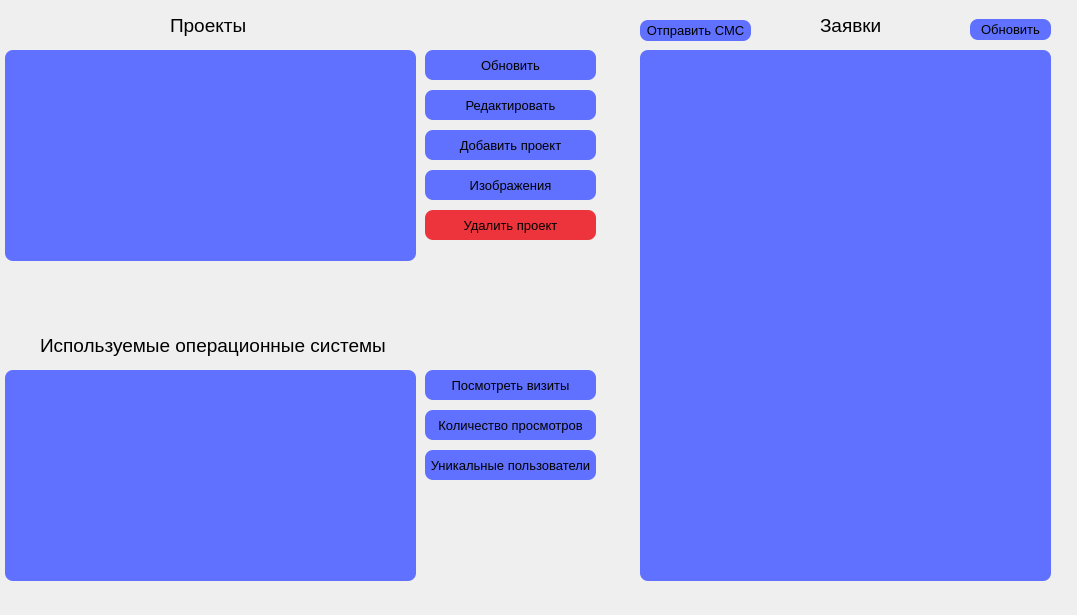
<?xml version="1.0" encoding="UTF-8"?>
<ui version="4.0">
 <class>Dialog</class>
 <widget class="QDialog" name="Dialog">
  <property name="geometry">
   <rect>
    <x>0</x>
    <y>0</y>
    <width>1077</width>
    <height>615</height>
   </rect>
  </property>
  <property name="windowTitle">
   <string>CRM</string>
  </property>
  <widget class="QLabel" name="label">
   <property name="geometry">
    <rect>
     <x>170</x>
     <y>10</y>
     <width>101</width>
     <height>31</height>
    </rect>
   </property>
   <property name="font">
    <font>
     <pointsize>14</pointsize>
    </font>
   </property>
   <property name="text">
    <string>Проекты</string>
   </property>
  </widget>
  <widget class="QPushButton" name="pushButton_3">
   <property name="geometry">
    <rect>
     <x>425</x>
     <y>90</y>
     <width>171</width>
     <height>30</height>
    </rect>
   </property>
   <property name="sizePolicy">
    <sizepolicy hsizetype="Expanding" vsizetype="Fixed">
     <horstretch>0</horstretch>
     <verstretch>0</verstretch>
    </sizepolicy>
   </property>
   <property name="palette">
    <palette>
     <active>
      <colorrole role="Button">
       <brush brushstyle="SolidPattern">
        <color alpha="255">
         <red>96</red>
         <green>112</green>
         <blue>255</blue>
        </color>
       </brush>
      </colorrole>
      <colorrole role="Base">
       <brush brushstyle="SolidPattern">
        <color alpha="255">
         <red>96</red>
         <green>112</green>
         <blue>255</blue>
        </color>
       </brush>
      </colorrole>
      <colorrole role="Window">
       <brush brushstyle="SolidPattern">
        <color alpha="255">
         <red>96</red>
         <green>112</green>
         <blue>255</blue>
        </color>
       </brush>
      </colorrole>
     </active>
     <inactive>
      <colorrole role="Button">
       <brush brushstyle="SolidPattern">
        <color alpha="255">
         <red>96</red>
         <green>112</green>
         <blue>255</blue>
        </color>
       </brush>
      </colorrole>
      <colorrole role="Base">
       <brush brushstyle="SolidPattern">
        <color alpha="255">
         <red>96</red>
         <green>112</green>
         <blue>255</blue>
        </color>
       </brush>
      </colorrole>
      <colorrole role="Window">
       <brush brushstyle="SolidPattern">
        <color alpha="255">
         <red>96</red>
         <green>112</green>
         <blue>255</blue>
        </color>
       </brush>
      </colorrole>
     </inactive>
     <disabled>
      <colorrole role="Button">
       <brush brushstyle="SolidPattern">
        <color alpha="255">
         <red>96</red>
         <green>112</green>
         <blue>255</blue>
        </color>
       </brush>
      </colorrole>
      <colorrole role="Base">
       <brush brushstyle="SolidPattern">
        <color alpha="255">
         <red>96</red>
         <green>112</green>
         <blue>255</blue>
        </color>
       </brush>
      </colorrole>
      <colorrole role="Window">
       <brush brushstyle="SolidPattern">
        <color alpha="255">
         <red>96</red>
         <green>112</green>
         <blue>255</blue>
        </color>
       </brush>
      </colorrole>
     </disabled>
    </palette>
   </property>
   <property name="font">
    <font>
     <pointsize>10</pointsize>
    </font>
   </property>
   <property name="mouseTracking">
    <bool>false</bool>
   </property>
   <property name="styleSheet">
    <string notr="true">background-color: rgb(96, 112, 255);
border-radius: 8px;</string>
   </property>
   <property name="text">
    <string>Редактировать</string>
   </property>
   <property name="default">
    <bool>false</bool>
   </property>
   <property name="flat">
    <bool>false</bool>
   </property>
  </widget>
  <widget class="QPushButton" name="pushButton_4">
   <property name="geometry">
    <rect>
     <x>425</x>
     <y>130</y>
     <width>171</width>
     <height>30</height>
    </rect>
   </property>
   <property name="sizePolicy">
    <sizepolicy hsizetype="Expanding" vsizetype="Fixed">
     <horstretch>0</horstretch>
     <verstretch>0</verstretch>
    </sizepolicy>
   </property>
   <property name="palette">
    <palette>
     <active>
      <colorrole role="Button">
       <brush brushstyle="SolidPattern">
        <color alpha="255">
         <red>96</red>
         <green>112</green>
         <blue>255</blue>
        </color>
       </brush>
      </colorrole>
      <colorrole role="Base">
       <brush brushstyle="SolidPattern">
        <color alpha="255">
         <red>96</red>
         <green>112</green>
         <blue>255</blue>
        </color>
       </brush>
      </colorrole>
      <colorrole role="Window">
       <brush brushstyle="SolidPattern">
        <color alpha="255">
         <red>96</red>
         <green>112</green>
         <blue>255</blue>
        </color>
       </brush>
      </colorrole>
     </active>
     <inactive>
      <colorrole role="Button">
       <brush brushstyle="SolidPattern">
        <color alpha="255">
         <red>96</red>
         <green>112</green>
         <blue>255</blue>
        </color>
       </brush>
      </colorrole>
      <colorrole role="Base">
       <brush brushstyle="SolidPattern">
        <color alpha="255">
         <red>96</red>
         <green>112</green>
         <blue>255</blue>
        </color>
       </brush>
      </colorrole>
      <colorrole role="Window">
       <brush brushstyle="SolidPattern">
        <color alpha="255">
         <red>96</red>
         <green>112</green>
         <blue>255</blue>
        </color>
       </brush>
      </colorrole>
     </inactive>
     <disabled>
      <colorrole role="Button">
       <brush brushstyle="SolidPattern">
        <color alpha="255">
         <red>96</red>
         <green>112</green>
         <blue>255</blue>
        </color>
       </brush>
      </colorrole>
      <colorrole role="Base">
       <brush brushstyle="SolidPattern">
        <color alpha="255">
         <red>96</red>
         <green>112</green>
         <blue>255</blue>
        </color>
       </brush>
      </colorrole>
      <colorrole role="Window">
       <brush brushstyle="SolidPattern">
        <color alpha="255">
         <red>96</red>
         <green>112</green>
         <blue>255</blue>
        </color>
       </brush>
      </colorrole>
     </disabled>
    </palette>
   </property>
   <property name="font">
    <font>
     <pointsize>10</pointsize>
    </font>
   </property>
   <property name="mouseTracking">
    <bool>false</bool>
   </property>
   <property name="styleSheet">
    <string notr="true">background-color: rgb(96, 112, 255);
border-radius: 8px;</string>
   </property>
   <property name="text">
    <string>Добавить проект</string>
   </property>
   <property name="default">
    <bool>false</bool>
   </property>
   <property name="flat">
    <bool>false</bool>
   </property>
  </widget>
  <widget class="QListWidget" name="listWidget">
   <property name="geometry">
    <rect>
     <x>5</x>
     <y>50</y>
     <width>411</width>
     <height>211</height>
    </rect>
   </property>
   <property name="styleSheet">
    <string notr="true">QListWidget {
background-color: rgb(96, 112, 255);
border-radius: 8px;
}

 QScrollBar:vertical {
     border: 2px solid grey;
     background: rgb(96, 112, 255);
     width: 10px;
     margin: 22px 0 22px 0;
 }
 QScrollBar::handle:vertical {
     background: #32CC99;
     min-height: 20px;
 }
 QScrollBar::add-line:vertical {
     border: 2px solid grey;
     background: #32CC99;
     height: 20px;
     subcontrol-position: bottom;
     subcontrol-origin: margin;
 }

 QScrollBar::sub-line:vertical {
     border: 2px solid grey;
     background: #32CC99;
     height: 20px;
     subcontrol-position: top;
     subcontrol-origin: margin;
 }
 QScrollBar::up-arrow:vertical, QScrollBar::down-arrow:vertical {
     border: 2px solid grey;
     width: 3px;
     height: 3px;
     background: white;
 }

 QScrollBar::add-page:vertical, QScrollBar::sub-page:vertical {
     background: none;
 }

QScrollBar:horizontal {
    border: 2px solid grey;
    background: rgb(96, 112, 255);
    height: 10px;
    margin: 0px 20px 0 20px;
}
QScrollBar::handle:horizontal {
    background: #32CC99;
    min-width: 20px;
}

QScrollBar::add-line:horizontal {
    border: 2px solid grey;
    background: #32CC99;
    width: 20px;
    subcontrol-position: right;
    subcontrol-origin: margin;
}

QScrollBar::sub-line:horizontal {
    border: 2px solid grey;
    background: #32CC99;
    width: 20px;
    subcontrol-position: left;
    subcontrol-origin: margin;
}

QScrollBar:left-arrow:horizontal, QScrollBar::right-arrow:horizontal {
    border: 2px solid grey;
    width: 3px;
    height: 3px;
    background: white;
}

QScrollBar::add-page:horizontal, QScrollBar::sub-page:horizontal {
    background: none;
}</string>
   </property>
  </widget>
  <widget class="QPushButton" name="pushButton_5">
   <property name="geometry">
    <rect>
     <x>425</x>
     <y>50</y>
     <width>171</width>
     <height>30</height>
    </rect>
   </property>
   <property name="sizePolicy">
    <sizepolicy hsizetype="Expanding" vsizetype="Fixed">
     <horstretch>0</horstretch>
     <verstretch>0</verstretch>
    </sizepolicy>
   </property>
   <property name="palette">
    <palette>
     <active>
      <colorrole role="Button">
       <brush brushstyle="SolidPattern">
        <color alpha="255">
         <red>96</red>
         <green>112</green>
         <blue>255</blue>
        </color>
       </brush>
      </colorrole>
      <colorrole role="Base">
       <brush brushstyle="SolidPattern">
        <color alpha="255">
         <red>96</red>
         <green>112</green>
         <blue>255</blue>
        </color>
       </brush>
      </colorrole>
      <colorrole role="Window">
       <brush brushstyle="SolidPattern">
        <color alpha="255">
         <red>96</red>
         <green>112</green>
         <blue>255</blue>
        </color>
       </brush>
      </colorrole>
     </active>
     <inactive>
      <colorrole role="Button">
       <brush brushstyle="SolidPattern">
        <color alpha="255">
         <red>96</red>
         <green>112</green>
         <blue>255</blue>
        </color>
       </brush>
      </colorrole>
      <colorrole role="Base">
       <brush brushstyle="SolidPattern">
        <color alpha="255">
         <red>96</red>
         <green>112</green>
         <blue>255</blue>
        </color>
       </brush>
      </colorrole>
      <colorrole role="Window">
       <brush brushstyle="SolidPattern">
        <color alpha="255">
         <red>96</red>
         <green>112</green>
         <blue>255</blue>
        </color>
       </brush>
      </colorrole>
     </inactive>
     <disabled>
      <colorrole role="Button">
       <brush brushstyle="SolidPattern">
        <color alpha="255">
         <red>96</red>
         <green>112</green>
         <blue>255</blue>
        </color>
       </brush>
      </colorrole>
      <colorrole role="Base">
       <brush brushstyle="SolidPattern">
        <color alpha="255">
         <red>96</red>
         <green>112</green>
         <blue>255</blue>
        </color>
       </brush>
      </colorrole>
      <colorrole role="Window">
       <brush brushstyle="SolidPattern">
        <color alpha="255">
         <red>96</red>
         <green>112</green>
         <blue>255</blue>
        </color>
       </brush>
      </colorrole>
     </disabled>
    </palette>
   </property>
   <property name="font">
    <font>
     <pointsize>10</pointsize>
    </font>
   </property>
   <property name="mouseTracking">
    <bool>false</bool>
   </property>
   <property name="styleSheet">
    <string notr="true">background-color: rgb(96, 112, 255);
border-radius: 8px;</string>
   </property>
   <property name="text">
    <string>Обновить</string>
   </property>
   <property name="default">
    <bool>false</bool>
   </property>
   <property name="flat">
    <bool>false</bool>
   </property>
  </widget>
  <widget class="QPushButton" name="pushButton_6">
   <property name="geometry">
    <rect>
     <x>425</x>
     <y>170</y>
     <width>171</width>
     <height>30</height>
    </rect>
   </property>
   <property name="sizePolicy">
    <sizepolicy hsizetype="Expanding" vsizetype="Fixed">
     <horstretch>0</horstretch>
     <verstretch>0</verstretch>
    </sizepolicy>
   </property>
   <property name="palette">
    <palette>
     <active>
      <colorrole role="Button">
       <brush brushstyle="SolidPattern">
        <color alpha="255">
         <red>96</red>
         <green>112</green>
         <blue>255</blue>
        </color>
       </brush>
      </colorrole>
      <colorrole role="Base">
       <brush brushstyle="SolidPattern">
        <color alpha="255">
         <red>96</red>
         <green>112</green>
         <blue>255</blue>
        </color>
       </brush>
      </colorrole>
      <colorrole role="Window">
       <brush brushstyle="SolidPattern">
        <color alpha="255">
         <red>96</red>
         <green>112</green>
         <blue>255</blue>
        </color>
       </brush>
      </colorrole>
     </active>
     <inactive>
      <colorrole role="Button">
       <brush brushstyle="SolidPattern">
        <color alpha="255">
         <red>96</red>
         <green>112</green>
         <blue>255</blue>
        </color>
       </brush>
      </colorrole>
      <colorrole role="Base">
       <brush brushstyle="SolidPattern">
        <color alpha="255">
         <red>96</red>
         <green>112</green>
         <blue>255</blue>
        </color>
       </brush>
      </colorrole>
      <colorrole role="Window">
       <brush brushstyle="SolidPattern">
        <color alpha="255">
         <red>96</red>
         <green>112</green>
         <blue>255</blue>
        </color>
       </brush>
      </colorrole>
     </inactive>
     <disabled>
      <colorrole role="Button">
       <brush brushstyle="SolidPattern">
        <color alpha="255">
         <red>96</red>
         <green>112</green>
         <blue>255</blue>
        </color>
       </brush>
      </colorrole>
      <colorrole role="Base">
       <brush brushstyle="SolidPattern">
        <color alpha="255">
         <red>96</red>
         <green>112</green>
         <blue>255</blue>
        </color>
       </brush>
      </colorrole>
      <colorrole role="Window">
       <brush brushstyle="SolidPattern">
        <color alpha="255">
         <red>96</red>
         <green>112</green>
         <blue>255</blue>
        </color>
       </brush>
      </colorrole>
     </disabled>
    </palette>
   </property>
   <property name="font">
    <font>
     <pointsize>10</pointsize>
    </font>
   </property>
   <property name="mouseTracking">
    <bool>false</bool>
   </property>
   <property name="styleSheet">
    <string notr="true">background-color: rgb(96, 112, 255);
border-radius: 8px;</string>
   </property>
   <property name="text">
    <string>Изображения</string>
   </property>
   <property name="default">
    <bool>false</bool>
   </property>
   <property name="flat">
    <bool>false</bool>
   </property>
  </widget>
  <widget class="QPushButton" name="pushButton_7">
   <property name="geometry">
    <rect>
     <x>425</x>
     <y>210</y>
     <width>171</width>
     <height>30</height>
    </rect>
   </property>
   <property name="sizePolicy">
    <sizepolicy hsizetype="Expanding" vsizetype="Fixed">
     <horstretch>0</horstretch>
     <verstretch>0</verstretch>
    </sizepolicy>
   </property>
   <property name="palette">
    <palette>
     <active>
      <colorrole role="Button">
       <brush brushstyle="SolidPattern">
        <color alpha="255">
         <red>237</red>
         <green>51</green>
         <blue>59</blue>
        </color>
       </brush>
      </colorrole>
      <colorrole role="Base">
       <brush brushstyle="SolidPattern">
        <color alpha="255">
         <red>237</red>
         <green>51</green>
         <blue>59</blue>
        </color>
       </brush>
      </colorrole>
      <colorrole role="Window">
       <brush brushstyle="SolidPattern">
        <color alpha="255">
         <red>237</red>
         <green>51</green>
         <blue>59</blue>
        </color>
       </brush>
      </colorrole>
     </active>
     <inactive>
      <colorrole role="Button">
       <brush brushstyle="SolidPattern">
        <color alpha="255">
         <red>237</red>
         <green>51</green>
         <blue>59</blue>
        </color>
       </brush>
      </colorrole>
      <colorrole role="Base">
       <brush brushstyle="SolidPattern">
        <color alpha="255">
         <red>237</red>
         <green>51</green>
         <blue>59</blue>
        </color>
       </brush>
      </colorrole>
      <colorrole role="Window">
       <brush brushstyle="SolidPattern">
        <color alpha="255">
         <red>237</red>
         <green>51</green>
         <blue>59</blue>
        </color>
       </brush>
      </colorrole>
     </inactive>
     <disabled>
      <colorrole role="Button">
       <brush brushstyle="SolidPattern">
        <color alpha="255">
         <red>237</red>
         <green>51</green>
         <blue>59</blue>
        </color>
       </brush>
      </colorrole>
      <colorrole role="Base">
       <brush brushstyle="SolidPattern">
        <color alpha="255">
         <red>237</red>
         <green>51</green>
         <blue>59</blue>
        </color>
       </brush>
      </colorrole>
      <colorrole role="Window">
       <brush brushstyle="SolidPattern">
        <color alpha="255">
         <red>237</red>
         <green>51</green>
         <blue>59</blue>
        </color>
       </brush>
      </colorrole>
     </disabled>
    </palette>
   </property>
   <property name="font">
    <font>
     <pointsize>10</pointsize>
    </font>
   </property>
   <property name="mouseTracking">
    <bool>false</bool>
   </property>
   <property name="styleSheet">
    <string notr="true">background-color: rgb(237, 51, 59);
border-radius: 8px;</string>
   </property>
   <property name="text">
    <string>Удалить проект</string>
   </property>
   <property name="default">
    <bool>false</bool>
   </property>
   <property name="flat">
    <bool>false</bool>
   </property>
  </widget>
  <widget class="QLabel" name="label_2">
   <property name="geometry">
    <rect>
     <x>40</x>
     <y>330</y>
     <width>361</width>
     <height>31</height>
    </rect>
   </property>
   <property name="font">
    <font>
     <pointsize>14</pointsize>
    </font>
   </property>
   <property name="text">
    <string>Используемые операционные системы</string>
   </property>
  </widget>
  <widget class="QListWidget" name="listWidget_2">
   <property name="geometry">
    <rect>
     <x>5</x>
     <y>370</y>
     <width>411</width>
     <height>211</height>
    </rect>
   </property>
   <property name="styleSheet">
    <string notr="true">QListWidget {
background-color: rgb(96, 112, 255);
border-radius: 8px;
}

 QScrollBar:vertical {
     border: 2px solid grey;
     background: rgb(96, 112, 255);
     width: 10px;
     margin: 22px 0 22px 0;
 }
 QScrollBar::handle:vertical {
     background: #32CC99;
     min-height: 20px;
 }
 QScrollBar::add-line:vertical {
     border: 2px solid grey;
     background: #32CC99;
     height: 20px;
     subcontrol-position: bottom;
     subcontrol-origin: margin;
 }

 QScrollBar::sub-line:vertical {
     border: 2px solid grey;
     background: #32CC99;
     height: 20px;
     subcontrol-position: top;
     subcontrol-origin: margin;
 }
 QScrollBar::up-arrow:vertical, QScrollBar::down-arrow:vertical {
     border: 2px solid grey;
     width: 3px;
     height: 3px;
     background: white;
 }

 QScrollBar::add-page:vertical, QScrollBar::sub-page:vertical {
     background: none;
 }

QScrollBar:horizontal {
    border: 2px solid grey;
    background: rgb(96, 112, 255);
    height: 10px;
    margin: 0px 20px 0 20px;
}
QScrollBar::handle:horizontal {
    background: #32CC99;
    min-width: 20px;
}

QScrollBar::add-line:horizontal {
    border: 2px solid grey;
    background: #32CC99;
    width: 20px;
    subcontrol-position: right;
    subcontrol-origin: margin;
}

QScrollBar::sub-line:horizontal {
    border: 2px solid grey;
    background: #32CC99;
    width: 20px;
    subcontrol-position: left;
    subcontrol-origin: margin;
}

QScrollBar:left-arrow:horizontal, QScrollBar::right-arrow:horizontal {
    border: 2px solid grey;
    width: 3px;
    height: 3px;
    background: white;
}

QScrollBar::add-page:horizontal, QScrollBar::sub-page:horizontal {
    background: none;
}</string>
   </property>
  </widget>
  <widget class="QPushButton" name="pushButton_8">
   <property name="geometry">
    <rect>
     <x>425</x>
     <y>370</y>
     <width>171</width>
     <height>30</height>
    </rect>
   </property>
   <property name="sizePolicy">
    <sizepolicy hsizetype="Expanding" vsizetype="Fixed">
     <horstretch>0</horstretch>
     <verstretch>0</verstretch>
    </sizepolicy>
   </property>
   <property name="palette">
    <palette>
     <active>
      <colorrole role="Button">
       <brush brushstyle="SolidPattern">
        <color alpha="255">
         <red>96</red>
         <green>112</green>
         <blue>255</blue>
        </color>
       </brush>
      </colorrole>
      <colorrole role="Base">
       <brush brushstyle="SolidPattern">
        <color alpha="255">
         <red>96</red>
         <green>112</green>
         <blue>255</blue>
        </color>
       </brush>
      </colorrole>
      <colorrole role="Window">
       <brush brushstyle="SolidPattern">
        <color alpha="255">
         <red>96</red>
         <green>112</green>
         <blue>255</blue>
        </color>
       </brush>
      </colorrole>
     </active>
     <inactive>
      <colorrole role="Button">
       <brush brushstyle="SolidPattern">
        <color alpha="255">
         <red>96</red>
         <green>112</green>
         <blue>255</blue>
        </color>
       </brush>
      </colorrole>
      <colorrole role="Base">
       <brush brushstyle="SolidPattern">
        <color alpha="255">
         <red>96</red>
         <green>112</green>
         <blue>255</blue>
        </color>
       </brush>
      </colorrole>
      <colorrole role="Window">
       <brush brushstyle="SolidPattern">
        <color alpha="255">
         <red>96</red>
         <green>112</green>
         <blue>255</blue>
        </color>
       </brush>
      </colorrole>
     </inactive>
     <disabled>
      <colorrole role="Button">
       <brush brushstyle="SolidPattern">
        <color alpha="255">
         <red>96</red>
         <green>112</green>
         <blue>255</blue>
        </color>
       </brush>
      </colorrole>
      <colorrole role="Base">
       <brush brushstyle="SolidPattern">
        <color alpha="255">
         <red>96</red>
         <green>112</green>
         <blue>255</blue>
        </color>
       </brush>
      </colorrole>
      <colorrole role="Window">
       <brush brushstyle="SolidPattern">
        <color alpha="255">
         <red>96</red>
         <green>112</green>
         <blue>255</blue>
        </color>
       </brush>
      </colorrole>
     </disabled>
    </palette>
   </property>
   <property name="font">
    <font>
     <pointsize>10</pointsize>
    </font>
   </property>
   <property name="mouseTracking">
    <bool>false</bool>
   </property>
   <property name="styleSheet">
    <string notr="true">background-color: rgb(96, 112, 255);
border-radius: 8px;</string>
   </property>
   <property name="text">
    <string>Посмотреть визиты</string>
   </property>
   <property name="default">
    <bool>false</bool>
   </property>
   <property name="flat">
    <bool>false</bool>
   </property>
  </widget>
  <widget class="QPushButton" name="pushButton_9">
   <property name="geometry">
    <rect>
     <x>425</x>
     <y>410</y>
     <width>171</width>
     <height>30</height>
    </rect>
   </property>
   <property name="sizePolicy">
    <sizepolicy hsizetype="Expanding" vsizetype="Fixed">
     <horstretch>0</horstretch>
     <verstretch>0</verstretch>
    </sizepolicy>
   </property>
   <property name="palette">
    <palette>
     <active>
      <colorrole role="Button">
       <brush brushstyle="SolidPattern">
        <color alpha="255">
         <red>96</red>
         <green>112</green>
         <blue>255</blue>
        </color>
       </brush>
      </colorrole>
      <colorrole role="Base">
       <brush brushstyle="SolidPattern">
        <color alpha="255">
         <red>96</red>
         <green>112</green>
         <blue>255</blue>
        </color>
       </brush>
      </colorrole>
      <colorrole role="Window">
       <brush brushstyle="SolidPattern">
        <color alpha="255">
         <red>96</red>
         <green>112</green>
         <blue>255</blue>
        </color>
       </brush>
      </colorrole>
     </active>
     <inactive>
      <colorrole role="Button">
       <brush brushstyle="SolidPattern">
        <color alpha="255">
         <red>96</red>
         <green>112</green>
         <blue>255</blue>
        </color>
       </brush>
      </colorrole>
      <colorrole role="Base">
       <brush brushstyle="SolidPattern">
        <color alpha="255">
         <red>96</red>
         <green>112</green>
         <blue>255</blue>
        </color>
       </brush>
      </colorrole>
      <colorrole role="Window">
       <brush brushstyle="SolidPattern">
        <color alpha="255">
         <red>96</red>
         <green>112</green>
         <blue>255</blue>
        </color>
       </brush>
      </colorrole>
     </inactive>
     <disabled>
      <colorrole role="Button">
       <brush brushstyle="SolidPattern">
        <color alpha="255">
         <red>96</red>
         <green>112</green>
         <blue>255</blue>
        </color>
       </brush>
      </colorrole>
      <colorrole role="Base">
       <brush brushstyle="SolidPattern">
        <color alpha="255">
         <red>96</red>
         <green>112</green>
         <blue>255</blue>
        </color>
       </brush>
      </colorrole>
      <colorrole role="Window">
       <brush brushstyle="SolidPattern">
        <color alpha="255">
         <red>96</red>
         <green>112</green>
         <blue>255</blue>
        </color>
       </brush>
      </colorrole>
     </disabled>
    </palette>
   </property>
   <property name="font">
    <font>
     <pointsize>10</pointsize>
    </font>
   </property>
   <property name="mouseTracking">
    <bool>false</bool>
   </property>
   <property name="styleSheet">
    <string notr="true">background-color: rgb(96, 112, 255);
border-radius: 8px;</string>
   </property>
   <property name="text">
    <string>Количество просмотров</string>
   </property>
   <property name="default">
    <bool>false</bool>
   </property>
   <property name="flat">
    <bool>false</bool>
   </property>
  </widget>
  <widget class="QPushButton" name="pushButton_10">
   <property name="geometry">
    <rect>
     <x>425</x>
     <y>450</y>
     <width>171</width>
     <height>30</height>
    </rect>
   </property>
   <property name="sizePolicy">
    <sizepolicy hsizetype="Expanding" vsizetype="Fixed">
     <horstretch>0</horstretch>
     <verstretch>0</verstretch>
    </sizepolicy>
   </property>
   <property name="palette">
    <palette>
     <active>
      <colorrole role="Button">
       <brush brushstyle="SolidPattern">
        <color alpha="255">
         <red>96</red>
         <green>112</green>
         <blue>255</blue>
        </color>
       </brush>
      </colorrole>
      <colorrole role="Base">
       <brush brushstyle="SolidPattern">
        <color alpha="255">
         <red>96</red>
         <green>112</green>
         <blue>255</blue>
        </color>
       </brush>
      </colorrole>
      <colorrole role="Window">
       <brush brushstyle="SolidPattern">
        <color alpha="255">
         <red>96</red>
         <green>112</green>
         <blue>255</blue>
        </color>
       </brush>
      </colorrole>
     </active>
     <inactive>
      <colorrole role="Button">
       <brush brushstyle="SolidPattern">
        <color alpha="255">
         <red>96</red>
         <green>112</green>
         <blue>255</blue>
        </color>
       </brush>
      </colorrole>
      <colorrole role="Base">
       <brush brushstyle="SolidPattern">
        <color alpha="255">
         <red>96</red>
         <green>112</green>
         <blue>255</blue>
        </color>
       </brush>
      </colorrole>
      <colorrole role="Window">
       <brush brushstyle="SolidPattern">
        <color alpha="255">
         <red>96</red>
         <green>112</green>
         <blue>255</blue>
        </color>
       </brush>
      </colorrole>
     </inactive>
     <disabled>
      <colorrole role="Button">
       <brush brushstyle="SolidPattern">
        <color alpha="255">
         <red>96</red>
         <green>112</green>
         <blue>255</blue>
        </color>
       </brush>
      </colorrole>
      <colorrole role="Base">
       <brush brushstyle="SolidPattern">
        <color alpha="255">
         <red>96</red>
         <green>112</green>
         <blue>255</blue>
        </color>
       </brush>
      </colorrole>
      <colorrole role="Window">
       <brush brushstyle="SolidPattern">
        <color alpha="255">
         <red>96</red>
         <green>112</green>
         <blue>255</blue>
        </color>
       </brush>
      </colorrole>
     </disabled>
    </palette>
   </property>
   <property name="font">
    <font>
     <pointsize>10</pointsize>
    </font>
   </property>
   <property name="mouseTracking">
    <bool>false</bool>
   </property>
   <property name="styleSheet">
    <string notr="true">background-color: rgb(96, 112, 255);
border-radius: 8px;</string>
   </property>
   <property name="text">
    <string>Уникальные пользователи</string>
   </property>
   <property name="default">
    <bool>false</bool>
   </property>
   <property name="flat">
    <bool>false</bool>
   </property>
  </widget>
  <widget class="QListWidget" name="listWidget_3">
   <property name="geometry">
    <rect>
     <x>640</x>
     <y>50</y>
     <width>411</width>
     <height>531</height>
    </rect>
   </property>
   <property name="styleSheet">
    <string notr="true">QListWidget {
background-color: rgb(96, 112, 255);
border-radius: 8px;
}

 QScrollBar:vertical {
     border: 2px solid grey;
     background: rgb(96, 112, 255);
     width: 10px;
     margin: 22px 0 22px 0;
 }
 QScrollBar::handle:vertical {
     background: #32CC99;
     min-height: 20px;
 }
 QScrollBar::add-line:vertical {
     border: 2px solid grey;
     background: #32CC99;
     height: 20px;
     subcontrol-position: bottom;
     subcontrol-origin: margin;
 }

 QScrollBar::sub-line:vertical {
     border: 2px solid grey;
     background: #32CC99;
     height: 20px;
     subcontrol-position: top;
     subcontrol-origin: margin;
 }
 QScrollBar::up-arrow:vertical, QScrollBar::down-arrow:vertical {
     border: 2px solid grey;
     width: 3px;
     height: 3px;
     background: white;
 }

 QScrollBar::add-page:vertical, QScrollBar::sub-page:vertical {
     background: none;
 }

QScrollBar:horizontal {
    border: 2px solid grey;
    background: rgb(96, 112, 255);
    height: 10px;
    margin: 0px 20px 0 20px;
}
QScrollBar::handle:horizontal {
    background: #32CC99;
    min-width: 20px;
}

QScrollBar::add-line:horizontal {
    border: 2px solid grey;
    background: #32CC99;
    width: 20px;
    subcontrol-position: right;
    subcontrol-origin: margin;
}

QScrollBar::sub-line:horizontal {
    border: 2px solid grey;
    background: #32CC99;
    width: 20px;
    subcontrol-position: left;
    subcontrol-origin: margin;
}

QScrollBar:left-arrow:horizontal, QScrollBar::right-arrow:horizontal {
    border: 2px solid grey;
    width: 3px;
    height: 3px;
    background: white;
}

QScrollBar::add-page:horizontal, QScrollBar::sub-page:horizontal {
    background: none;
}</string>
   </property>
  </widget>
  <widget class="QLabel" name="label_3">
   <property name="geometry">
    <rect>
     <x>820</x>
     <y>10</y>
     <width>101</width>
     <height>31</height>
    </rect>
   </property>
   <property name="font">
    <font>
     <pointsize>14</pointsize>
    </font>
   </property>
   <property name="text">
    <string>Заявки</string>
   </property>
  </widget>
  <widget class="QPushButton" name="pushButton_11">
   <property name="geometry">
    <rect>
     <x>970</x>
     <y>19</y>
     <width>81</width>
     <height>21</height>
    </rect>
   </property>
   <property name="sizePolicy">
    <sizepolicy hsizetype="Expanding" vsizetype="Fixed">
     <horstretch>0</horstretch>
     <verstretch>0</verstretch>
    </sizepolicy>
   </property>
   <property name="palette">
    <palette>
     <active>
      <colorrole role="Button">
       <brush brushstyle="SolidPattern">
        <color alpha="255">
         <red>96</red>
         <green>112</green>
         <blue>255</blue>
        </color>
       </brush>
      </colorrole>
      <colorrole role="Base">
       <brush brushstyle="SolidPattern">
        <color alpha="255">
         <red>96</red>
         <green>112</green>
         <blue>255</blue>
        </color>
       </brush>
      </colorrole>
      <colorrole role="Window">
       <brush brushstyle="SolidPattern">
        <color alpha="255">
         <red>96</red>
         <green>112</green>
         <blue>255</blue>
        </color>
       </brush>
      </colorrole>
     </active>
     <inactive>
      <colorrole role="Button">
       <brush brushstyle="SolidPattern">
        <color alpha="255">
         <red>96</red>
         <green>112</green>
         <blue>255</blue>
        </color>
       </brush>
      </colorrole>
      <colorrole role="Base">
       <brush brushstyle="SolidPattern">
        <color alpha="255">
         <red>96</red>
         <green>112</green>
         <blue>255</blue>
        </color>
       </brush>
      </colorrole>
      <colorrole role="Window">
       <brush brushstyle="SolidPattern">
        <color alpha="255">
         <red>96</red>
         <green>112</green>
         <blue>255</blue>
        </color>
       </brush>
      </colorrole>
     </inactive>
     <disabled>
      <colorrole role="Button">
       <brush brushstyle="SolidPattern">
        <color alpha="255">
         <red>96</red>
         <green>112</green>
         <blue>255</blue>
        </color>
       </brush>
      </colorrole>
      <colorrole role="Base">
       <brush brushstyle="SolidPattern">
        <color alpha="255">
         <red>96</red>
         <green>112</green>
         <blue>255</blue>
        </color>
       </brush>
      </colorrole>
      <colorrole role="Window">
       <brush brushstyle="SolidPattern">
        <color alpha="255">
         <red>96</red>
         <green>112</green>
         <blue>255</blue>
        </color>
       </brush>
      </colorrole>
     </disabled>
    </palette>
   </property>
   <property name="font">
    <font>
     <pointsize>10</pointsize>
    </font>
   </property>
   <property name="mouseTracking">
    <bool>false</bool>
   </property>
   <property name="styleSheet">
    <string notr="true">background-color: rgb(96, 112, 255);
border-radius: 8px;</string>
   </property>
   <property name="text">
    <string>Обновить</string>
   </property>
   <property name="default">
    <bool>false</bool>
   </property>
   <property name="flat">
    <bool>false</bool>
   </property>
  </widget>
  <widget class="QPushButton" name="pushButton_12">
   <property name="geometry">
    <rect>
     <x>640</x>
     <y>20</y>
     <width>111</width>
     <height>21</height>
    </rect>
   </property>
   <property name="sizePolicy">
    <sizepolicy hsizetype="Expanding" vsizetype="Fixed">
     <horstretch>0</horstretch>
     <verstretch>0</verstretch>
    </sizepolicy>
   </property>
   <property name="palette">
    <palette>
     <active>
      <colorrole role="Button">
       <brush brushstyle="SolidPattern">
        <color alpha="255">
         <red>96</red>
         <green>112</green>
         <blue>255</blue>
        </color>
       </brush>
      </colorrole>
      <colorrole role="Base">
       <brush brushstyle="SolidPattern">
        <color alpha="255">
         <red>96</red>
         <green>112</green>
         <blue>255</blue>
        </color>
       </brush>
      </colorrole>
      <colorrole role="Window">
       <brush brushstyle="SolidPattern">
        <color alpha="255">
         <red>96</red>
         <green>112</green>
         <blue>255</blue>
        </color>
       </brush>
      </colorrole>
     </active>
     <inactive>
      <colorrole role="Button">
       <brush brushstyle="SolidPattern">
        <color alpha="255">
         <red>96</red>
         <green>112</green>
         <blue>255</blue>
        </color>
       </brush>
      </colorrole>
      <colorrole role="Base">
       <brush brushstyle="SolidPattern">
        <color alpha="255">
         <red>96</red>
         <green>112</green>
         <blue>255</blue>
        </color>
       </brush>
      </colorrole>
      <colorrole role="Window">
       <brush brushstyle="SolidPattern">
        <color alpha="255">
         <red>96</red>
         <green>112</green>
         <blue>255</blue>
        </color>
       </brush>
      </colorrole>
     </inactive>
     <disabled>
      <colorrole role="Button">
       <brush brushstyle="SolidPattern">
        <color alpha="255">
         <red>96</red>
         <green>112</green>
         <blue>255</blue>
        </color>
       </brush>
      </colorrole>
      <colorrole role="Base">
       <brush brushstyle="SolidPattern">
        <color alpha="255">
         <red>96</red>
         <green>112</green>
         <blue>255</blue>
        </color>
       </brush>
      </colorrole>
      <colorrole role="Window">
       <brush brushstyle="SolidPattern">
        <color alpha="255">
         <red>96</red>
         <green>112</green>
         <blue>255</blue>
        </color>
       </brush>
      </colorrole>
     </disabled>
    </palette>
   </property>
   <property name="font">
    <font>
     <pointsize>10</pointsize>
    </font>
   </property>
   <property name="mouseTracking">
    <bool>false</bool>
   </property>
   <property name="styleSheet">
    <string notr="true">background-color: rgb(96, 112, 255);
border-radius: 8px;</string>
   </property>
   <property name="text">
    <string>Отправить СМС</string>
   </property>
   <property name="default">
    <bool>false</bool>
   </property>
   <property name="flat">
    <bool>false</bool>
   </property>
  </widget>
 </widget>
 <resources/>
 <connections/>
</ui>
